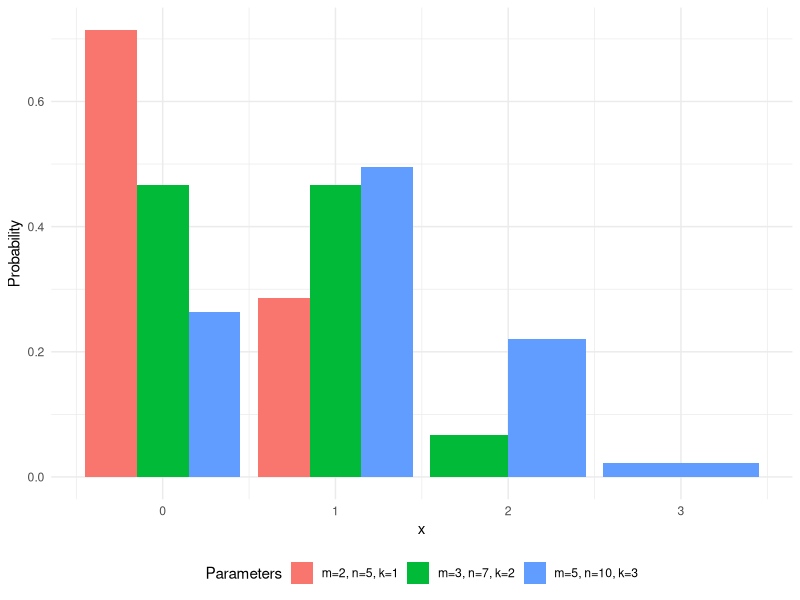

This chart was generated by the following R code:
## ---- chunk 1
#| eval: true
#| echo: false
#| warning: false
#| label: fig-Hypergeometric_Distribution
#| fig-cap: Hypergeometric distribution.
# Packages
library(ggplot2)
library(dplyr)

# Data
params <- list(
  list(m = 5, n = 10, k = 3, label = "m=5, n=10, k=3"),
  list(m = 3, n = 7, k = 2, label = "m=3, n=7, k=2"),
  list(m = 2, n = 5, k = 1, label = "m=2, n=5, k=1")
)

plot_data <- do.call(rbind, lapply(params, function(p) {
  x <- 0:p$k
  data.frame(
    x = x,
    pmf = dhyper(x, m = p$m, n = p$n, k = p$k),
    Parameters = p$label
  )
}))

# Plot
ggplot2::ggplot(plot_data, ggplot2::aes(x = x, y = pmf, fill = Parameters)) +
  ggplot2::geom_col(position = "dodge") +
  ggplot2::ylab("Probability") +
  ggplot2::xlab("x") +
  ggplot2::theme_minimal() +
  ggplot2::theme(legend.position = "bottom")
